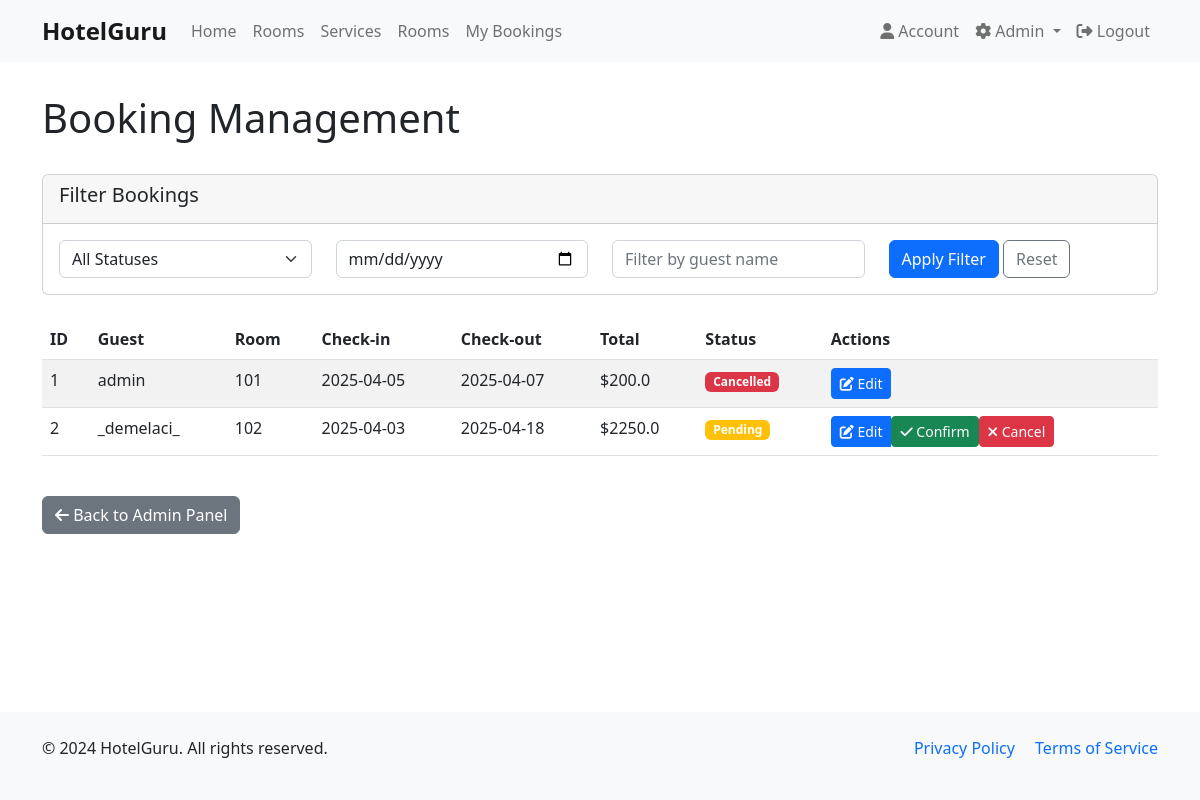
Screenshot of /admin/bookings (signed in) with the database file from the repository.
### WebApp/models.py (models this page shows, shortened)
class Booking(db.Model):
    id = db.Column(db.Integer, primary_key=True)
    start_date = db.Column(db.DateTime, nullable=False, default=datetime.utcnow)
    end_date = db.Column(db.DateTime, nullable=False)
    user_id = db.Column(db.Integer, db.ForeignKey('user.id'), nullable=False)
    room_id = db.Column(db.Integer, db.ForeignKey('room.id'), nullable=False)
    status = db.Column(db.String(20), nullable=False, default='Pending')
    created_at = db.Column(db.DateTime, nullable=False, default=datetime.utcnow)
    total_price = db.Column(db.Float, nullable=True)
    check_in = db.relationship('CheckIn', backref='booking', uselist=False, cascade="all, delete-orphan")
    invoice = db.relationship('Invoice', backref='booking', uselist=False)

class User(db.Model, UserMixin):
    id = db.Column(db.Integer, primary_key=True)
    username = db.Column(db.String(20), unique=True, nullable=False)
    email = db.Column(db.String(120), unique=True, nullable=False)
    password = db.Column(db.String(60), nullable=False)
    phone = db.Column(db.String(20), nullable=True)
    address = db.Column(db.String(200), nullable=True)
    bookings = db.relationship('Booking', backref='customer', lazy='dynamic')
    check_ins = db.relationship('CheckIn', backref='guest', lazy='dynamic')
    is_admin = db.Column(db.Boolean, default=False)

class Room(db.Model):
    id = db.Column(db.Integer, primary_key=True)
    room_number = db.Column(db.Integer, nullable=False)
    room_type = db.Column(db.String(20), nullable=False)
    capacity = db.Column(db.Integer, nullable=False)
    price_per_night = db.Column(db.Float, nullable=False)
    bookings = db.relationship('Booking', backref='room', lazy='dynamic', cascade="all, delete-orphan")
    description = db.Column(db.Text, nullable=True)
    status = db.Column(db.String(20), default='Available')  # Available, Maintenance, Cleaning
    amenities = db.Column(db.String(255), nullable=True)
    image_url = db.Column(db.String(255), nullable=True, default='default_room.jpg')
    is_available = db.Column(db.Boolean, default=True)
    def is_available(self, start_date, end_date):
        """Check if room is available for the given date range"""
        if not self.is_available:
            return False
        overlapping_bookings = Booking.query.filter(
            Booking.room_id == self.id,
            Booking.status.in_(['Pending', 'Confirmed']),
            Booking.start_date < end_date, Booking.end_date > start_date).count()
        return overlapping_bookings == 0

### WebApp/routes.py (the view)
@routes.route("/admin/bookings")
@admin_required
def manage_bookings():
    bookings = Booking.query.order_by(Booking.start_date.desc()).all()
    current_user = get_current_user()
    return render_template('manage_bookings.html', title='Manage Bookings', bookings=bookings, current_user=current_user)

### WebApp/auth.py (called while the page is built)
def admin_required(f):
    @wraps(f)
    def decorated_function(*args, **kwargs):
        if 'user_id' not in session:
           flash('Please log in to access this page', 'danger')
           return redirect(url_for('routes.login', next=request.url))
        user = User.query.get(session['user_id'])
        if not user or not user.is_admin:
            flash('You do not have permission to access this page', 'danger')
            abort(403)
        return f(*args, **kwargs)
    return decorated_function

def get_current_user():
    if 'user_id' in session:
        return User.query.get(session['user_id'])
    return None

### WebApp/models.py (called while the page is built)
@login_manager.user_loader
def load_user(user_id):
    return User.query.get(int(user_id))

### WebApp/templates/manage_bookings.html (shortened to what this page needs)
{% extends "base.html" %}
{% block content %}
<div class="container">
    <div class="d-flex justify-content-between align-items-center mb-4">
        <h1>Booking Management</h1>
    </div>
    <div class="card mb-4">
        <div class="card-header">
            <h5>Filter Bookings</h5>
        </div>
        <div class="card-body">
            <div class="row">
                <div class="col-md-3">
                    <select class="form-select" id="statusFilter">
                        <option value="">All Statuses</option>
                    </select>
                </div>
                <div class="col-md-3">
                    <input type="date" class="form-control" id="dateFilter" placeholder="Filter by date">
                </div>
                <div class="col-md-3">
                    <input type="text" class="form-control" id="guestFilter" placeholder="Filter by guest name">
                </div>
                <div class="col-md-3">
                    <button class="btn btn-primary" id="applyFilter">Apply Filter</button>
                    <button class="btn btn-outline-secondary" id="resetFilter">Reset</button>
                </div>
            </div>
        </div>
    </div>
    <div class="table-responsive">
        <table class="table table-striped table-hover">
            <thead>
                <tr>
                    <th>ID</th>
                    <th>Guest</th>
                    <th>Room</th>
                    <th>Check-in</th>
                    <th>Check-out</th>
                    <th>Total</th>
                    <th>Status</th>
                    <th>Actions</th>
                </tr>
            </thead>
            <tbody>
                {% for booking in bookings %}
                <tr class="booking-row"
                    data-status="{{ booking.status }}"
                    data-guest="{{ booking.customer.username }}"
                    data-date="{{ booking.start_date.strftime('%Y-%m-%d') }}">
                    <td>{{ booking.id }}</td>
                    <td>{{ booking.customer.username }}</td>
                    <td>{{ booking.room.room_number }}</td>
                    <td>{{ booking.start_date.strftime('%Y-%m-%d') }}</td>
                    <td>{{ booking.end_date.strftime('%Y-%m-%d') }}</td>
                    <td>${{ booking.total_price }}</td>
                    <td>
                        <span class="badge bg-{{ 'success' if booking.status == 'Confirmed' else 'warning' if booking.status == 'Pending' else 'danger' if booking.status == 'Cancelled' else 'info' }}">
                            {{ booking.status }}
                        </span>
                    </td>
                    <td>
                        <div class="btn-group" role="group">
                            <a href="{{ url_for('routes.edit_booking', booking_id=booking.id) }}" class="btn btn-sm btn-primary">
                                <i class="fas fa-edit"></i> Edit
                            </a>
                            {% if booking.status == 'Pending' %}
                            <form method="POST" action="{{ url_for('routes.confirm_booking', booking_id=booking.id) }}" class="d-inline">
                                <button type="submit" class="btn btn-sm btn-success">
                                    <i class="fas fa-check"></i> Confirm
                                </button>
                            </form>
                            {% endif %}
                            {% if booking.status not in ['Cancelled', 'Completed'] %}
                            <form method="POST" action="{{ url_for('routes.admin_cancel_booking', booking_id=booking.id) }}" class="d-inline">
                                <button type="submit" class="btn btn-sm btn-danger" onclick="return confirm('Are you sure you want to cancel this booking?')">
                                    <i class="fas fa-times"></i> Cancel
                                </button>
                            </form>
                            {% endif %}
                        </div>
                    </td>
                </tr>
                {% endfor %}
            </tbody>
        </table>
    </div>
    <div class="mt-4">
        <a href="{{ url_for('routes.admin') }}" class="btn btn-secondary">
            <i class="fas fa-arrow-left"></i> Back to Admin Panel
        </a>
    </div>
</div>
{% endblock %}

### WebApp/templates/base.html (shortened to what this page needs)
<!DOCTYPE html>
<html lang="en">
<head>
    <link href="https://cdn.jsdelivr.net/npm/bootstrap@5.2.3/dist/css/bootstrap.min.css" rel="stylesheet">
    <link rel="stylesheet" href="https://cdnjs.cloudflare.com/ajax/libs/font-awesome/6.2.1/css/all.min.css">
</head>
<body>
    <nav class="navbar navbar-expand-lg navbar-light bg-light">
        <div class="container">
            <a class="navbar-brand" href="{{ url_for('routes.index') }}">HotelGuru</a>
            <div class="collapse navbar-collapse" id="navbarNav">
                <ul class="navbar-nav me-auto">
                    <li class="nav-item">
                        <a class="nav-link" href="{{ url_for('routes.index') }}">Home</a>
                    </li>
                    <li class="nav-item">
                        <a class="nav-link" href="{{ url_for('routes.rooms') }}">Rooms</a>
                    </li>
                    <li class="nav-item">
                        <a class="nav-link" href="{{ url_for('routes.extra_services') }}">Services</a>
                    </li>
                    <li class="nav-item">
                        <a class="nav-link" href="{{ url_for('routes.rooms') }}">Rooms</a>
                    </li>
                    {% if current_user %}
                    <li class="nav-item">
                        <a class="nav-link" href="{{ url_for('routes.account') }}">My Bookings</a>
                    </li>
                    {% endif %}
                </ul>
                <ul class="navbar-nav">
                    {% if current_user %}
                    <li class="nav-item">
                        <a class="nav-link" href="{{ url_for('routes.account') }}"><i class="fas fa-user"></i> Account</a>
                    </li>
                    <li class="nav-item">
                        {% if current_user.is_admin %}
                        <div class="nav-item dropdown">
                            <a class="nav-link dropdown-toggle" href="#" id="adminDropdown" role="button" data-bs-toggle="dropdown">
                                <i class="fas fa-cog"></i> Admin
                            </a>
                        </div>
                        {% endif %}
                    </li>
                    <li class="nav-item">
                        <a class="nav-link" href="{{ url_for('routes.logout') }}"><i class="fas fa-sign-out-alt"></i> Logout</a>
                    </li>
                    {% endif %}
                </ul>
            </div>
        </div>
    </nav>
    <div class="container content">
        {% block content %}{% endblock %}
    </div>
    <footer>
        <div class="container">
            <div class="row">
                <div class="col-md-6">
                    <p>&copy; 2024 HotelGuru. All rights reserved.</p>
                </div>
                <div class="col-md-6 text-md-end">
                    <a href="#" class="text-decoration-none me-3">Privacy Policy</a>
                    <a href="#" class="text-decoration-none">Terms of Service</a>
                </div>
            </div>
        </div>
    </footer>
</body>
</html>

### WebApp/templates/base.html (style rules this page uses)
body { min-height: 100vh; display: flex; flex-direction: column; }
.navbar-brand { font-weight: bold; font-size: 1.5rem; }
.content { flex: 1; padding: 2rem 0; }
footer { margin-top: auto; padding: 1.5rem 0; background-color: #f8f9fa; }

### rows the page displays
Booking: id "1", customer.username "admin", room.room_number "101", start_date "2025-04-05", end_date "2025-04-07", total_price "200.0", status "Cancelled"
Booking: id "2", customer.username "_demelaci_", room.room_number "102", start_date "2025-04-03", end_date "2025-04-18", total_price "2250.0", status "Pending"
